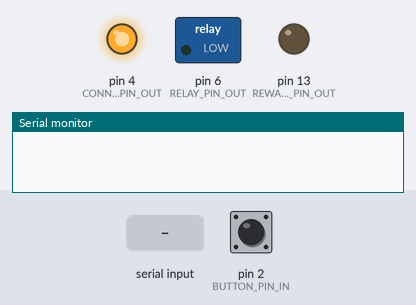
The sketch below on a simulated Arduino Uno, built with avr-gcc and run on an emulated ATmega328P. Parts: switched loads named in the sketch (green lamp = pin HIGH), output pins drawn as LEDs (lit = HIGH), the last lines printed to the serial monitor. The inputs (shaded band) are chosen by the test bench; at power-on: pin 2 (BUTTON_PIN_IN) HIGH.

Above: at 1.2 s.
1.3 s: "d90\n" received over Serial
At 2.1 s:
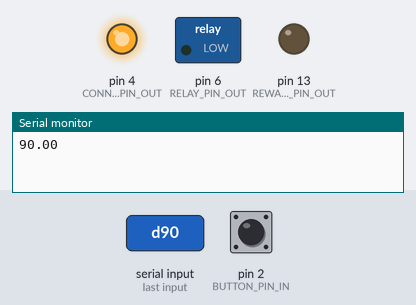
2.8 s: "r90\n" received over Serial
4.3 s: "c90\n" received over Serial
At 4.6 s:
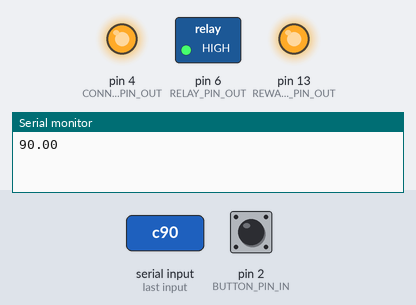
5.8 s: "q90\n" received over Serial
At 7.0 s:
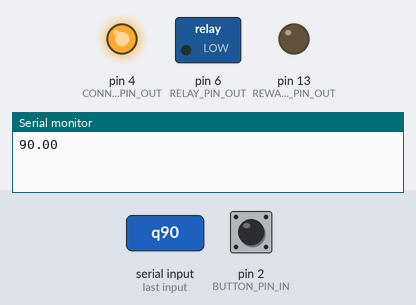
Timing chart, 0 to 8.3 s (numbered marks = the images above; inputs shaded):
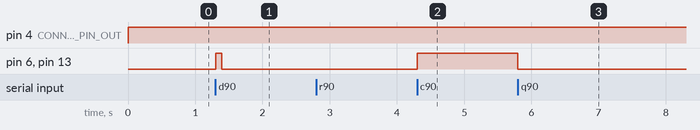

The sketch:

serial_relay.ino
```cpp
// (licence header left out)
#define MIN_RELAY_OPEN_TIME 0.1  // milliseconds
#define BUFFER_SIZE 16
#define BUTTON_PIN_IN 2
#define REWARD_LED_PIN_OUT 13
#define CONNECT_LED_PIN_OUT 4
#define RELAY_PIN_OUT 6

// Global state-tracking variables
volatile bool do_dispense;
unsigned long previousMillis = 0;        // will store last time relay was enabled
unsigned long currentMillis = 0;
volatile double dispense_duration_ms;
double x;
char route, x_str;
int n_repeat, t_start;

void setup()
{
  t_start = millis();
  n_repeat = 1;
  do_dispense = false;

  setupPins();
  Serial.begin(115200);
  Serial.setTimeout(1);
  Serial.flush();
  // Commented out since not sure if client needs to clear received bytes before sending new commands
  //Serial.begin("NML-NHP Reward"); //Bluetooth device name
}

void loop(){

  // Indicate if connected via USB
  if (Serial) {
    digitalWrite(CONNECT_LED_PIN_OUT, HIGH);
  } else {
    digitalWrite(CONNECT_LED_PIN_OUT, LOW);
  }

  // If interrupt tells us to dispense, then we use a blocking dispense to handle it.
  // ============ Uncomment lines below ============
  if (do_dispense) {
    _handle_blocking_dispense();
  }
  // ===============================================

  if (Serial.available() > 0) {

    // read the incoming byte:
    route = Serial.read();    // The first byte is a char that determines how the following bytes are parsed.
    switch (route) {
      case 'c': // "continuous" request
        _start_dispensing();
        break;
      case 'q': // quit "continuous" request
        _stop_dispensing();
        break;
      case 'd': // "duration" request
        x = Serial.parseInt();
        Serial.println(x);
        _handle_duration_request(x);
        break;
      case 'r': // "reset" request
        Serial.flush();
        setup();
        return;
      case 'v': // "volume" request
        x = Serial.parseInt();
        _handle_volume_request(x);
        break;
      default:  // unrecognized request
        route = Serial.read();
        break;
    }


    if (Serial.available()) {
      if (Serial.find("x")) {
        n_repeat = Serial.parseInt();
      } else {
        n_repeat = 1;
      }
      while (Serial.available()) {
        Serial.read();   // "Flush" serial buffer
      }
    }
  }
  delay(1);
  Serial.flush();
}

// BEGIN: SETUP FUNCTIONS
void setupPins() { // Setup input and output pins
  pinMode(RELAY_PIN_OUT, OUTPUT);
  pinMode(CONNECT_LED_PIN_OUT, OUTPUT);
  pinMode(REWARD_LED_PIN_OUT, OUTPUT);
  pinMode(BUTTON_PIN_IN, INPUT_PULLUP);
  digitalWrite(RELAY_PIN_OUT, LOW);
  digitalWrite(CONNECT_LED_PIN_OUT, LOW);
  digitalWrite(REWARD_LED_PIN_OUT, LOW);
  attachInterrupt(digitalPinToInterrupt(BUTTON_PIN_IN), _handle_manual_dispense, CHANGE);
}
// END: SETUP FUNCTIONS

// BEGIN: DISPENSING FUNCTIONS

void _handle_blocking_dispense() {
  //_HANDLE_BLOCKING_DISPENSE This handles running the blocking dispense routine, with notifications to Serial monitor.
  for (int i = 0; i < n_repeat; i++) {
    _blocking_dispense();
    delay(50);
  }
  do_dispense = false;
}

void _start_dispensing() {
  //_START_DISPENSING Set the correct pin(s) to HIGH related to circuit configuration.
  digitalWrite(RELAY_PIN_OUT, HIGH);
  digitalWrite(REWARD_LED_PIN_OUT, HIGH);
}

void _stop_dispensing() {
  //_STOP_DISPENSING Set the correct pin(s) to LOW related to circuit configuration.
  digitalWrite(RELAY_PIN_OUT, LOW);
  digitalWrite(REWARD_LED_PIN_OUT, LOW);
}

void _handle_manual_dispense() {
  if (digitalRead(BUTTON_PIN_IN) == LOW) {
    _start_dispensing();
  } else {
    _stop_dispensing();
  }
}

void _blocking_dispense() { // Turn the correct pin on, wait, then turn it off

  _start_dispensing();

  currentMillis = millis();
  previousMillis = currentMillis;
  while (currentMillis - previousMillis < dispense_duration_ms) {
    currentMillis = millis();
    continue;
  }

  _stop_dispensing();
}

// END: DISPENSING FUNCTIONS

// BEGIN: HANDLE FUNCTIONS
void _handle_duration_request(double x) { // Handles requests led with 'd'
  dispense_duration_ms = max(x, MIN_RELAY_OPEN_TIME);
  do_dispense = true;
}

void _handle_volume_request(double x) { // Handles requests led with 'v'
  x = x / 1000.0;
  dispense_duration_ms = max(x * 777.0 - 93.0, MIN_RELAY_OPEN_TIME); // Uses linear regression from empirical calibration.
  do_dispense = true;
}
// END: HANDLE FUNCTIONS
```

Measured:
- after the input at 1.3 s, pin 6 (RELAY_PIN_OUT), pin 13 (REWARD_LED_PIN_OUT): LOW → HIGH at once, → LOW 0.09 s later
- after the input at 4.3 s, pin 6 (RELAY_PIN_OUT), pin 13 (REWARD_LED_PIN_OUT): LOW → HIGH at once
- after the input at 5.8 s, pin 6 (RELAY_PIN_OUT), pin 13 (REWARD_LED_PIN_OUT): HIGH → LOW at once
